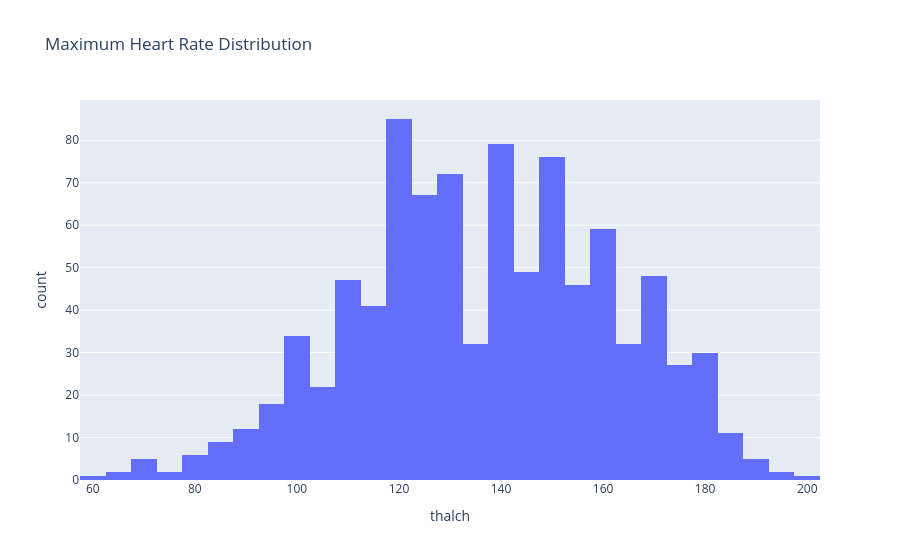

Write notebook code for a chart like this one.
### Code cell
# Visualize the distribution of maximum heart rate achieved 
fig = px.histogram(
    df,
    x='thalch',
    nbins=30,
    title='Maximum Heart Rate Distribution'
)

fig.show()

### Figure 1 — Plotly figure (JSON) as saved in the notebook; plotly's stock layout.template omitted (floating-point values rounded to 4 significant figures; data arrays with more than 128 entries replaced by an {"elided": "..."} marker saying what was removed)
{"data": [{"bingroup": "x", "hovertemplate": "thalch=%{x}<br>count=%{y}<extra></extra>", "legendgroup": "", "marker": {"color": "#636efa", "pattern": {"shape": ""}}, "name": "", "nbinsx": 30, "orientation": "v", "showlegend": false, "type": "histogram", "x": {"elided": "920 float values"}, "xaxis": "x", "yaxis": "y"}], "layout": {"barmode": "relative", "legend": {"tracegroupgap": 0}, "title": {"text": "Maximum Heart Rate Distribution"}, "xaxis": {"anchor": "y", "domain": [0, 1], "title": {"text": "thalch"}}, "yaxis": {"anchor": "x", "domain": [0, 1], "title": {"text": "count"}}}}
